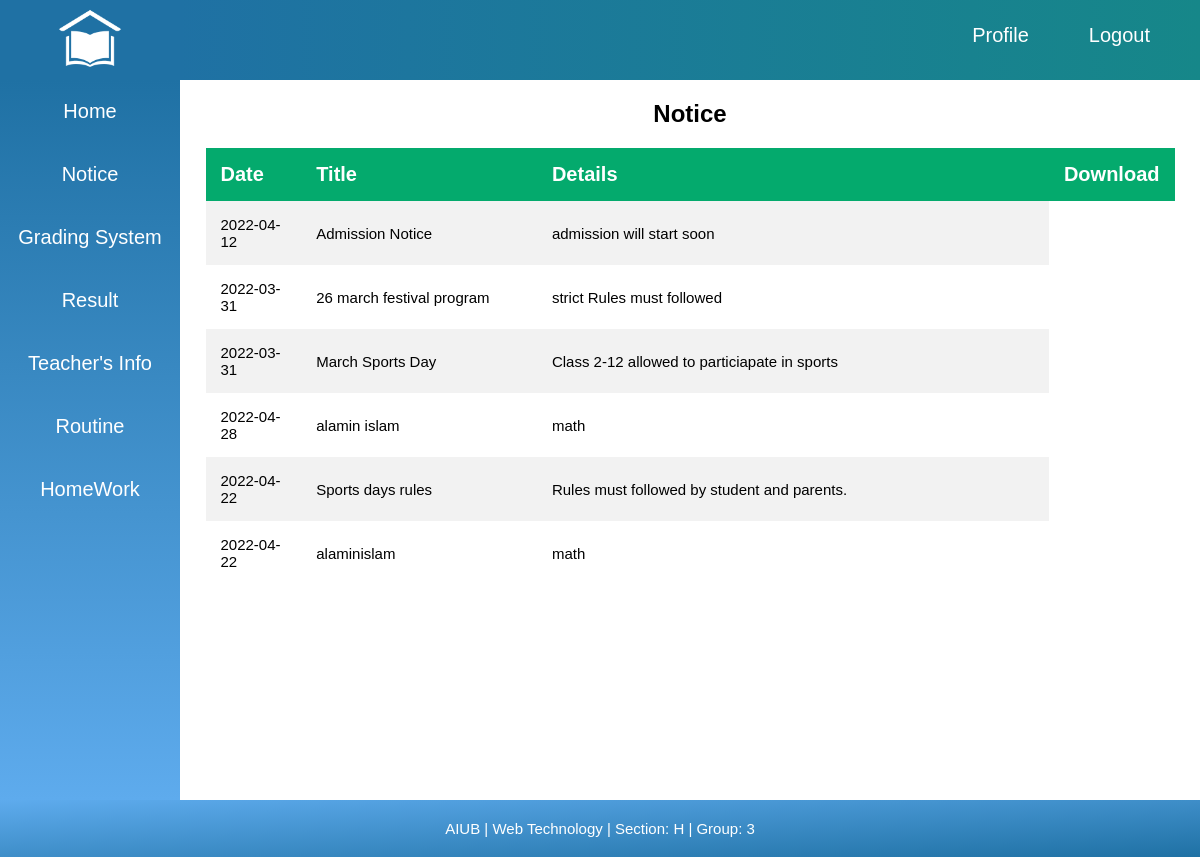
The app's page /finalProject/views/studentNotice.php (signed in) with its own data.
### tables this page shows
CREATE TABLE `notice` (
  `id` int(100) NOT NULL,
  `date` date NOT NULL,
  `title` varchar(255) NOT NULL,
  `detail` varchar(255) NOT NULL
);

### finalProject/model/userModel.php (called while the page is built, shortened)
<?php
	function getConnection(){
		$host = "localhost";
		$dbname= "webtech";
		$dbuser = "root";
		$dbpass = "";
		$conn = mysqli_connect($host, $dbuser, $dbpass, $dbname);
		return $conn;
	}
	function getAllNotice(){
		$conn = getConnection();
		$sql = "SELECT * FROM notice";
		$res = mysqli_query($conn, $sql);
		return $res;
	}
?>

### finalProject/views/studentNotice.php (the view, shortened to what this page needs)
<html>
<head>
	<link rel="stylesheet" type="text/css" href="css/style.css">
</head>
<body>
	<?php echo file_get_contents("html/topMenu.html"); ?>
	<section id="body">
		<?php echo file_get_contents("html/sideMenuS.html"); ?>
		<div id="content">
			<div id="notice">
				<h2>Notice</h2>
				<div id="notice_table">
					<table >
						<tr>
							<th class="notice_table_c1">Date</th>
							<th class="notice_table_c2">Title</th>
							<th class="notice_table_c3">Details</th>
							<th class="notice_table_c4">Download</th>
						</tr>
						<?php
							require('../model/userModel.php');
							$result = getAllNotice();
							if (mysqli_num_rows($result) > 0) {
							  while($row = mysqli_fetch_assoc($result)) {
						?>
						<tr>
							<td class="notice_table_c1"><?php echo $row["date"];?></td>
							<td class="notice_table_c2"><?php echo $row["title"];?></td>
							<td class="notice_table_c3"><?php echo $row["detail"];?></td>
						</tr>
						<?php
								}
							}
							else {
							       echo " .......   No Notification Available....... ";
							}
						?>
					</table>
				</div>
			</div>
		</div>
	</section>
	<?php echo file_get_contents("html/footer.html"); ?>
</body>
</html>

### finalProject/views/css/style.css (style rules this page uses)
* { margin: 0; padding: 0; font-family: arial; }
#topMenu { width: 100%; height: 10%; float: left; }
#topMenu_logo { width: 15%; float: left; height: 100%; background-color: #1f71a4; }
#topMenu_logo img { height: 80%; padding-top: 7px; display: block; margin: 0 auto; }
#topMenu_menu { width: 85%; height: 100%; float: left; background-image: linear-gradient(to right, #1f71a4, #168789); }
#topMenu_menu ul { list-style-type: none; margin-right: 20px; }
#topMenu_menu ul li { float: right; }
#topMenu_menu ul li a { display: block; color: white; font-size: 20px; text-align: center; padding: 14px 30px; text-decoration: none; -webkit-transition:0.5s ease; -moz-transition:0.5s ease; -o-transition:0.5s ease; margin-top: 10px; }
#body { width: 100%; float: left; }
#sideMenu { width: 15%; height: 90%; float: left; background-image: linear-gradient(to bottom, #1f71a4, #5eabed); }
#sideMenu ul { list-style-type: none; margin: 0; padding: 0; width: 100%; background-color: #f1f1f1; }
#sideMenu ul li { width: 100%; float: left; padding: 5px 16px 5px 0px; }
#sideMenu ul li a { display: block; color: white; font-size: 20px; padding: 15px 16px; text-decoration: none; text-align: center; -webkit-transition:0.5s ease; -moz-transition:0.5s ease; -o-transition:0.5s ease; }
#footer { width: 100%; float: left; background-image: linear-gradient(to bottom right, #5eabed, #1f71a4); }
#footer div p { margin: 20px; font-size: 15px; text-align: center; color: white; }
#content { width: 85%; float: left; }
#notice { width: 100%; float: left; }
#notice h2 { text-align: center; margin: 20px; }
#notice_table { width: 100%; float: left; }
#notice_table table { border-collapse: collapse; width: 95%; margin: 0 auto; }
#notice_table th { text-align: left; padding: 15px; font-size: 20px; background-color: #04AA6D; color: white; }
#notice_table td { text-align: left; padding: 15px; font-size: 15px; }
#notice_table tr:nth-child(even) { background-color: #f2f2f2; }
.notice_table_c1 { width: 10%; }
.notice_table_c2 { width: 25%; }
.notice_table_c3 { width: 55%; }
.notice_table_c4 { width: 10%; }

### records on screen
notice: date "2022-04-12", title "Admission Notice", detail "admission will start soon"
notice: date "2022-03-31", title "26 march festival program", detail "strict Rules must followed"
notice: date "2022-03-31", title "March Sports Day", detail "Class 2-12 allowed to particiapate in sports"
notice: date "2022-04-28", title "alamin islam", detail "math"
notice: date "2022-04-22", title "Sports days rules", detail "Rules must followed by student and parents."
notice: date "2022-04-22", title "alaminislam", detail "math"

### other values on screen
file_get_contents("html/topMenu.html") "Logout Profile"
file_get_contents("html/sideMenuS.html") "Home Notice Grading System Result Teacher's Info Routine HomeWork"
file_get_contents("html/footer.html") "AIUB | Web Technology | Section: H | Group: 3"
